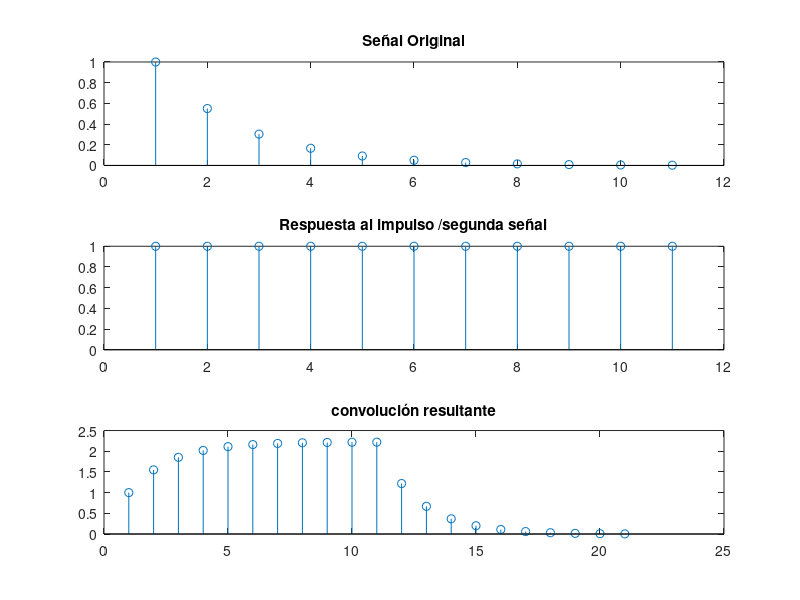

Write MATLAB code to recreate this figure.
n=-3:7;
x=0.55.^(n+3);
h=[1 1 1 1 1 1 1 1 1 1 1];
y=conv(x,h);
subplot(311);
stem(x);
title('Señal Original');
subplot(312);
stem(h);
%usa stem para secuencias discretas
title('Respuesta al impulso /segunda señal');
subplot(313);
stem(y);
title('convolución resultante');
